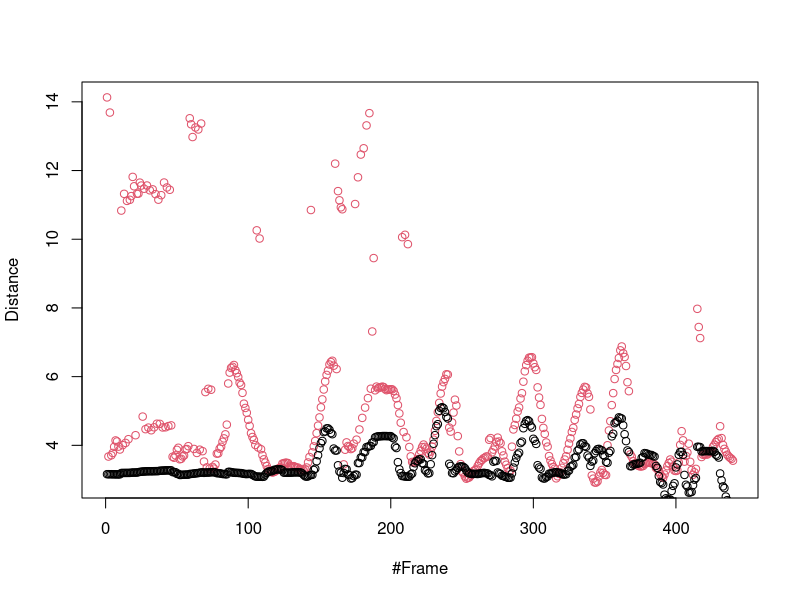

Write the R code that produced this figure.
#!/usr/bin/env Rscript
dataset = read.csv("results.csv")

# Get distance error in metres
#distance_error = dataset$Distance - dataset$Predicted/100
#setEPS()
#postscript("distance-error.eps")
#plot(1:length(dataset$Distance),distance_error, ylab = "Error in metres", xlab = "#Frame")
#dev.off()

setEPS()
postscript("distance-comparason.eps")
plot(1:length(dataset$Distance),dataset$Predicted/100,ylab = "Distance", xlab = "#Frame", col = 2)
points(1:length(dataset$Distance),dataset$Distance)
dev.off()

# Get number of frames with more than one detection
table = table(dataset$Image)
frames = length(table[table > 1])

print(frames / length(table))

# Get detection time for each frame

#setEPS()
#postscript("detection-time.eps")
#plot(1:length(dataset$DetectionTime[-1]),dataset$DetectionTime[-1], ylim = c(0,1), ylab = "#Seconds", xlab = "#Frame")
#dev.off()
